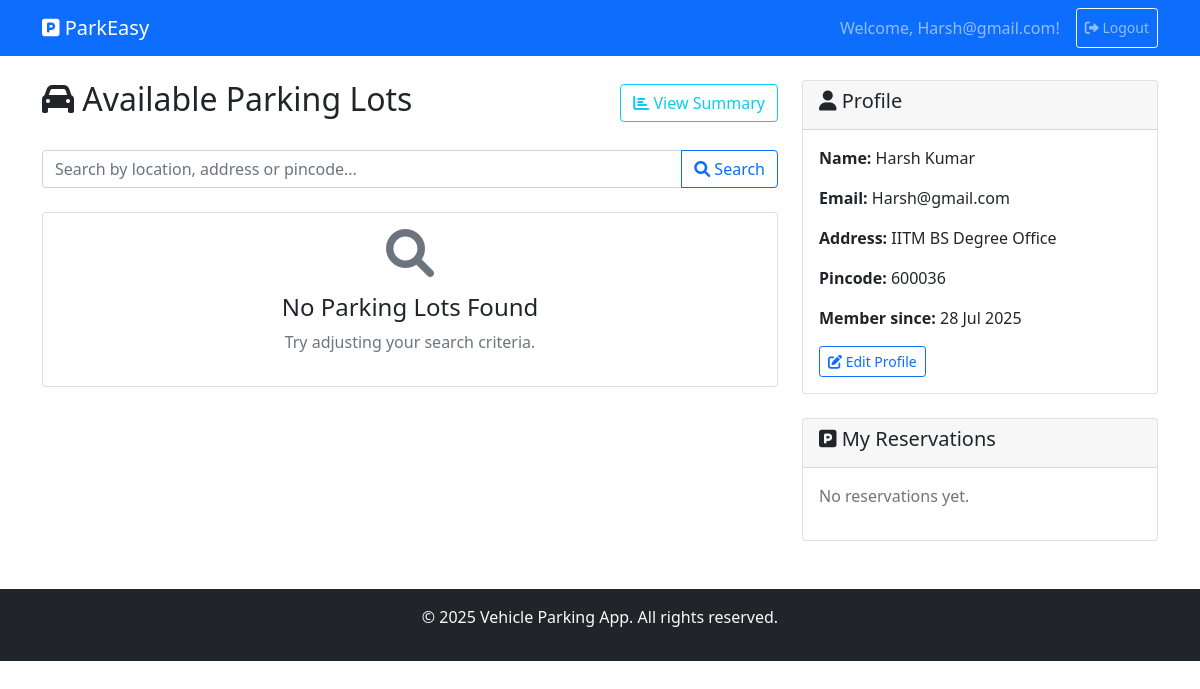
Before: /user/dashboard (signed in) with the older database file.
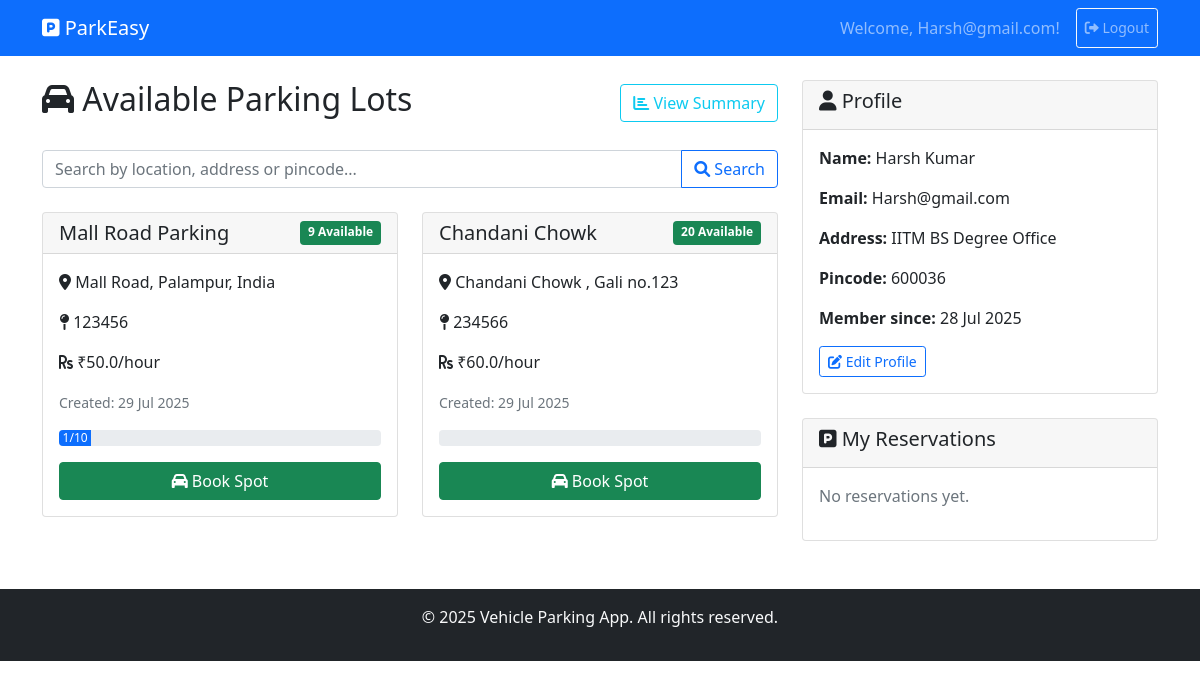
After: the same page with the newer database file.
### backend/models.py (models this page shows)
class ParkingLot(db.Model):
    __tablename__ = 'parking_lots'
    id = db.Column(db.Integer, primary_key=True)
    prime_location_name = db.Column(db.String(120), nullable=False)
    price = db.Column(db.Float, nullable=False)
    address = db.Column(db.String(200), nullable=False)
    pincode = db.Column(db.String(10), nullable=False)
    max_spots = db.Column(db.Integer, nullable=False)
    created_at = db.Column(db.DateTime, default=datetime.utcnow)
    spots = db.relationship('ParkingSpot', backref='lot', lazy=True, cascade="all, delete-orphan")

### app.py (the view)
    @app.route('/user/dashboard')
    def user_dashboard():
        if session.get('role') != 'user':
            flash('Please login as user.', 'warning')
            return redirect(url_for('login'))
        current_user = User.query.filter_by(
            username=session['username']).first()
        lots = ParkingLot.query.all()
        for lot in lots:
            lot.occupied_count = (
                ParkingSpot.query
                .filter_by(lot_id=lot.id, status='O')
                .count()
            )
        reservations = (
            Reservation.query
            .filter_by(user_id=current_user.id)
            .order_by(Reservation.parking_timestamp.desc())
            .all()
        )
        return render_template('user_dashboard.html',
                               user=current_user,
                               lots=lots,
                               reservations=reservations)

### templates/user_dashboard.html (shortened to what the changed rows need)
{% extends "base.html" %}
{% block content %}
<div class="row">
    <div class="col-md-8">
        <div class="d-flex justify-content-between align-items-center mb-4">
            <h2><i class="fas fa-car"></i> Available Parking Lots</h2>
        </div>
        {% if lots %}
        <div class="row">
            {% for lot in lots %}
            <div class="col-md-6 mb-4">
                <div class="card h-100">
                    <div class="card-header d-flex justify-content-between">
                        <h5 class="mb-0">{{ lot.prime_location_name }}</h5>
                        <span class="badge bg-{{ 'success' if (lot.max_spots - lot.occupied_count) > 0 else 'danger' }}">
                            {{ lot.max_spots - lot.occupied_count }} Available
                        </span>
                    </div>
                    <div class="card-body">
                        <p><i class="fas fa-map-marker-alt"></i> {{ lot.address }}</p>
                        <p><i class="fas fa-map-pin"></i> {{ lot.pincode }}</p>
                        <p><i class="fas fa-rupee-sign"></i> ₹{{ lot.price }}/hour</p>
                        <p><small class="text-muted">Created: {{ lot.created_at.strftime('%d %b %Y') }}</small></p>
                        <div class="progress mb-3">
                            <div class="progress-bar" role="progressbar"
                                 style="width: {{ (lot.occupied_count / lot.max_spots * 100) if lot.max_spots > 0 else 0 }}%">
                                {{ lot.occupied_count }}/{{ lot.max_spots }}
                            </div>
                        </div>
                        {% if lot.max_spots - lot.occupied_count > 0 %}
                        <a href="{{ url_for('user_book_spot', lot_id=lot.id) }}" class="btn btn-success w-100">
                            <i class="fas fa-car"></i> Book Spot
                        </a>
                        {% else %}
                        <button class="btn btn-secondary w-100" disabled>
                            <i class="fas fa-times"></i> No Spots Available
                        </button>
                        {% endif %}
                    </div>
                </div>
            </div>
            {% endfor %}
        </div>
        {% else %}
        <div class="text-center">
            <div class="card">
                <div class="card-body">
                    <i class="fas fa-search fa-3x text-muted mb-3"></i>
                    <h4>No Parking Lots Found</h4>
                    <p class="text-muted">Try adjusting your search criteria.</p>
                </div>
            </div>
        </div>
        {% endif %}
    </div>
</div>
{% endblock %}

Changed rows visible on the page:
added ParkingLot: prime_location_name "Mall Road Parking", lot.max_spots-lot.occupied_count "9", address "Mall Road, Palampur, India", pincode "123456", price "50.0", created_at "29 Jul 2025", occupied_count "1", max_spots "10"
added ParkingLot: prime_location_name "Chandani Chowk", lot.max_spots-lot.occupied_count "20", address "Chandani Chowk , Gali no.123", pincode "234566", price "60.0", created_at "29 Jul 2025"
Other visible differences:
text no longer shown: "No Parking Lots Found Try adjusting your search criteria."
